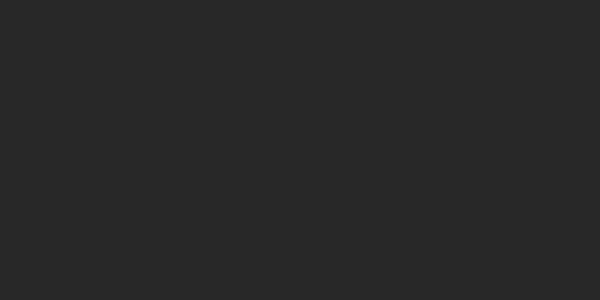
Frame 1 (no input)
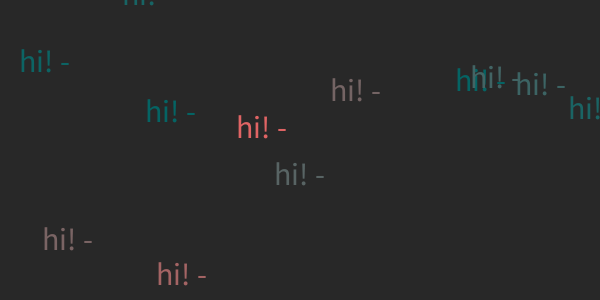
Frame 60 (the mouse pressed at the canvas centre just before this capture)
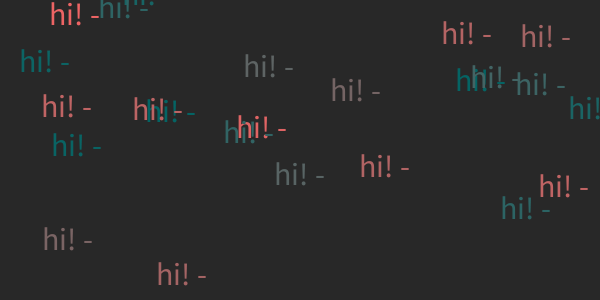
Frame 120 (the mouse held since frame 60 and released just before this capture)

The Processing sketch that drew these frames (run headless with seeded random() and noise(); from frame 60 on, the mouse is pressed at the canvas centre):

// Processing sketch: d_methods_0
// ── d_methods_0.pde
// initialise variable
float x;

void setup(){
  size(600,300);
  x = 0.0;
  background(40);
}

void draw(){
  //background(40);
  increase_x(); // calling function increase_x()
  if (x > 6.0){
    textSize(32);
    fill(random(255), 100.0, 100.0);
    text("hi! - ", random(width), random(height)); 
    x = 0.0;
  }
}

void increase_x(){
  x += 1.3; // same as: x = x + 1.3;
}

//void mousePressed(){
//  println("mousePressed! - " + random(1000));
//}
//void mouseDragged(){
//  println("mouseDragged! - " + random(1000));
//}
